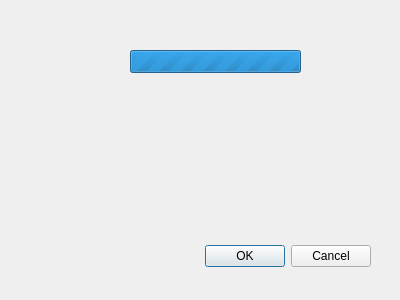
<?xml version="1.0" encoding="UTF-8"?>
<ui version="4.0">
 <class>Dialog</class>
 <widget class="QDialog" name="Dialog">
  <property name="geometry">
   <rect>
    <x>0</x>
    <y>0</y>
    <width>400</width>
    <height>300</height>
   </rect>
  </property>
  <property name="windowTitle">
   <string>Dialog</string>
  </property>
  <widget class="QDialogButtonBox" name="buttonBox">
   <property name="geometry">
    <rect>
     <x>30</x>
     <y>240</y>
     <width>341</width>
     <height>32</height>
    </rect>
   </property>
   <property name="orientation">
    <enum>Qt::Horizontal</enum>
   </property>
   <property name="standardButtons">
    <set>QDialogButtonBox::Cancel|QDialogButtonBox::Ok</set>
   </property>
  </widget>
  <widget class="QProgressBar" name="progressBar">
   <property name="geometry">
    <rect>
     <x>130</x>
     <y>50</y>
     <width>171</width>
     <height>23</height>
    </rect>
   </property>
   <property name="statusTip">
    <string/>
   </property>
   <property name="whatsThis">
    <string/>
   </property>
   <property name="accessibleName">
    <string/>
   </property>
   <property name="accessibleDescription">
    <string/>
   </property>
   <property name="maximum">
    <number>0</number>
   </property>
   <property name="value">
    <number>-1</number>
   </property>
   <property name="textVisible">
    <bool>true</bool>
   </property>
   <property name="invertedAppearance">
    <bool>false</bool>
   </property>
   <property name="format">
    <string>%p%</string>
   </property>
  </widget>
 </widget>
 <resources/>
 <connections>
  <connection>
   <sender>buttonBox</sender>
   <signal>accepted()</signal>
   <receiver>Dialog</receiver>
   <slot>accept()</slot>
   <hints>
    <hint type="sourcelabel">
     <x>248</x>
     <y>254</y>
    </hint>
    <hint type="destinationlabel">
     <x>157</x>
     <y>274</y>
    </hint>
   </hints>
  </connection>
  <connection>
   <sender>buttonBox</sender>
   <signal>rejected()</signal>
   <receiver>Dialog</receiver>
   <slot>reject()</slot>
   <hints>
    <hint type="sourcelabel">
     <x>316</x>
     <y>260</y>
    </hint>
    <hint type="destinationlabel">
     <x>286</x>
     <y>274</y>
    </hint>
   </hints>
  </connection>
 </connections>
</ui>
